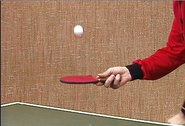
%> input picture Assignment_3/pingpong/0000.jpeg, 185 x 126 px, shrunk from 352 x 240 before the run
$ octave --eval "res;"   (GNU Octave 9; MATLAB toolbox functions it lacks are replaced by stand-ins)
%> lines starting %> are read from the running program, lines starting %| are printed output that depends on the picture
### Assignment_3/harris_corner_detector.m
function [H,Ix,Iy, y, x] = harris_corner_detector(image, thres, dim, grad, dimkern)
gray = rgb2gray(image);
[Ix, Iy, im_magnitude, im_direction] = compute_gradient(gray);
gaussian = gauss2D(grad,[dimkern,3]);
A = conv(Ix.^2,gaussian);
C = conv(Iy.^2,gaussian);
B = conv(Ix.*Iy,gaussian);

Q = [A,B;B,C];
H = (A.*C - B.^2) - 0.04*(A+C).^2;

[x,y] = findMin(H, zeros(dim,dim), thres);
Ix = Ix./255;
Iy = Iy./255;
end

### Assignment_3/conv.m
function output = conv(im,kernel)
    width = (size(kernel) -1)/2;

    output = zeros(size(im));

    for i = width(1)+1:size(im,1)-width(1)
        for j = width(2)+1:size(im,2)-width(2)
            area = double(im(i-width(1):i+width(1), j-width(2):j+width(2)));
            output(i,j) = sum(sum(area.*kernel));
        end
    end
end

### Assignment_3/compute_gradient.m
function [Gx, Gy, im_magnitude, im_direction] = compute_gradient(image)
kernelx = [1,0,-1;2,0,-2;1,0,-1];
kernely = [1,2,1;0,0,0;-1,-2,-1];

Gx = conv(image,kernelx);
Gy = conv(image,kernely);
im_magnitude = sqrt(Gx.^2+Gy.^2);
im_direction = atand(Gy./Gx);

end

### Assignment_3/findMin.m
function [x,y] = findMin(im,kernel, threshold)
    width = (size(kernel) -1)/2;
    x = [];
    y = [];
    for i = width(1)+1:size(im,1)-width(1)
        for j = width(2)+1:size(im,2)-width(2)
            area = double(im(i-width(1):i+width(1), j-width(2):j+width(2)));
            point = double(im(i,j));
            area(area < point) = 1;
            area(area >= point) = 0;
            if(sum(sum(area)) > 0 && point > threshold)
                x(end+1) = i;
                y(end+1) = j;
            end
        end
    end
end

### Assignment_3/gauss2D.m
function G = gauss2D( sigma , kernel_size )
    %% solution

    %kernel_size should be like [3,5]?
    kernel_size_x = kernel_size(1);
    kernel_size_y = kernel_size(2);


    G = transpose(gauss1D( sigma , kernel_size_x )) .* gauss1D( sigma , kernel_size_y );
end

### Assignment_3/gauss1D.m
function G = gauss1D( sigma , kernel_size )
    %G = zeros(1, kernel_size);
    if mod(kernel_size, 2) == 0
        error('kernel_size must be odd, otherwise the filter will not have a center to convolve on')
    end
    %% solution

    k = floor(kernel_size/2);
    G = linspace(-k,k,kernel_size);
    G = 1/(sigma * sqrt(2*pi)) * exp(- G.^2 / (2*sigma^2));
    s = sum(G);

    G = G./ s;

end

### Assignment_3/res.m
function res
image = imread('pingpong/0000.jpeg');
%> image is the input picture: size 126x185x3 uint8; mean R, G, B 160.4, 117.7, 93.3
image2 = imrotate(image,45);
[H,Ix,Iy,y,x] = harris_corner_detector(image2, 3.524088152432112e+07/5 , 15,0.35, 3 );
%> in harris_corner_detector, `H = (A.*C - B.^2) - 0.04*(A+C).^2;`:
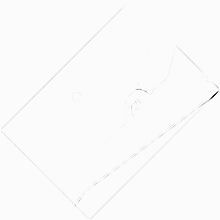
%> H: size 220x220 double; min -5.01e+10, max 604002389.7, mean -97633200.8; drawn with min black and max white
%> after the loop in findMin, `for i = width(1)+1:size(im,1)-width(1)`: x = 162 values from 8 to 206; y = 162 values, max 210 at index 34, min 17 at index 114, mean 138.8
%> x = 162 values from 8 to 206

subplot(1,3,1);
imshow(image2)
title('harris corner detection image rotated 45 degrees');
hold on
plot(y(:), x(:), 'ro');
hold off
image2 = imrotate(image,90);
%> image2: size 185x126x3 uint8

[H,Ix,Iy,y,x] = harris_corner_detector( image2, 3.524088152432112e+07/5, 15,0.35, 3 );
%> call 2 of harris_corner_detector, with thres = 7048176.3, dim = 15, grad = 0.35, dimkern = 3
%> in harris_corner_detector (call 2), `H = (A.*C - B.^2) - 0.04*(A+C).^2;`:
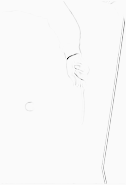
%> H: size 185x126 double; min -2.66e+10, max 438509280.3, mean -93995917.6; drawn with min black and max white
%> y = 112 values, max 119 at index 10, min 32 at index 94, mean 82.96; x = 112 values from 14 to 177

subplot(1,3,2);
imshow(image2)
title('harris corner detection image rotated 90 degrees');

hold on
plot(y(:), x(:), 'ro');
hold off
image2 = imrotate(image,135);
%> image2: size 220x220x3 uint8

[H,Ix,Iy,y,x] = harris_corner_detector( image2, 3.524088152432112e+07/5, 15,0.35, 3 );
%> call 3 of harris_corner_detector, with thres = 7048176.3, dim = 15, grad = 0.35, dimkern = 3
%> after the loop in conv (call 12), `for i = width(1)+1:size(im,1)-width(1)`:
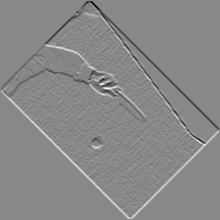
%> output: size 220x220 double; min -762, max 665, mean 0; drawn with min black and max white
%> after the loop in conv (call 13), `for i = width(1)+1:size(im,1)-width(1)`:
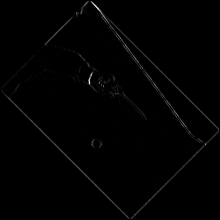
%> output: size 220x220 double; min 0, max 699190.8, mean 5420.1; mean of the top-left, top-right, bottom-left and bottom-right quarters 6644.8, 6344.7, 3453.9, 5237.1; drawn with min black and max white
%> after the loop in conv (call 15), `for i = width(1)+1:size(im,1)-width(1)`:
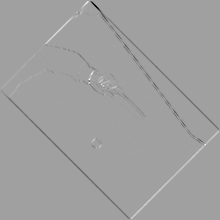
%> output: size 220x220 double; min -559498.5, max 327815.2, mean -2050.6; drawn with min black and max white
%> in harris_corner_detector (call 3), `Q = [A,B;B,C];`:
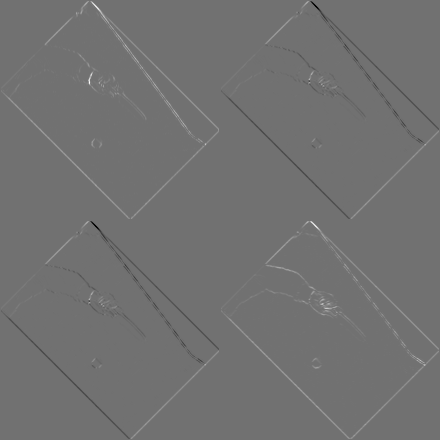
%> Q: size 440x440 double; min -559498.5, max 699190.8, mean 1673; drawn with min black and max white
%> y = 162 values, max 206 at index 156, min 8 at index 121, mean 123.2; x = 162 values from 11 to 204
%> `res;`:
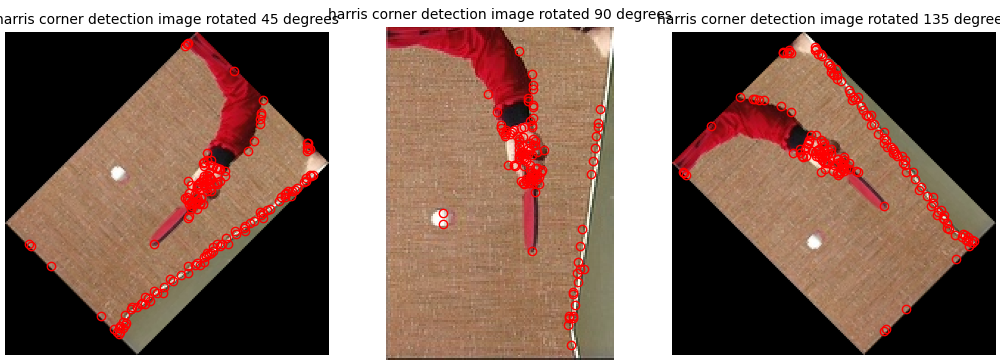
%> figure redrawn from the program's plot data, 3 panels

subplot(1,3,3);
imshow(image2)
title('harris corner detection image rotated 135 degrees');

hold on
plot(y(:), x(:), 'ro');
hold off


% [4 lines of commented-out code are left out]
end
